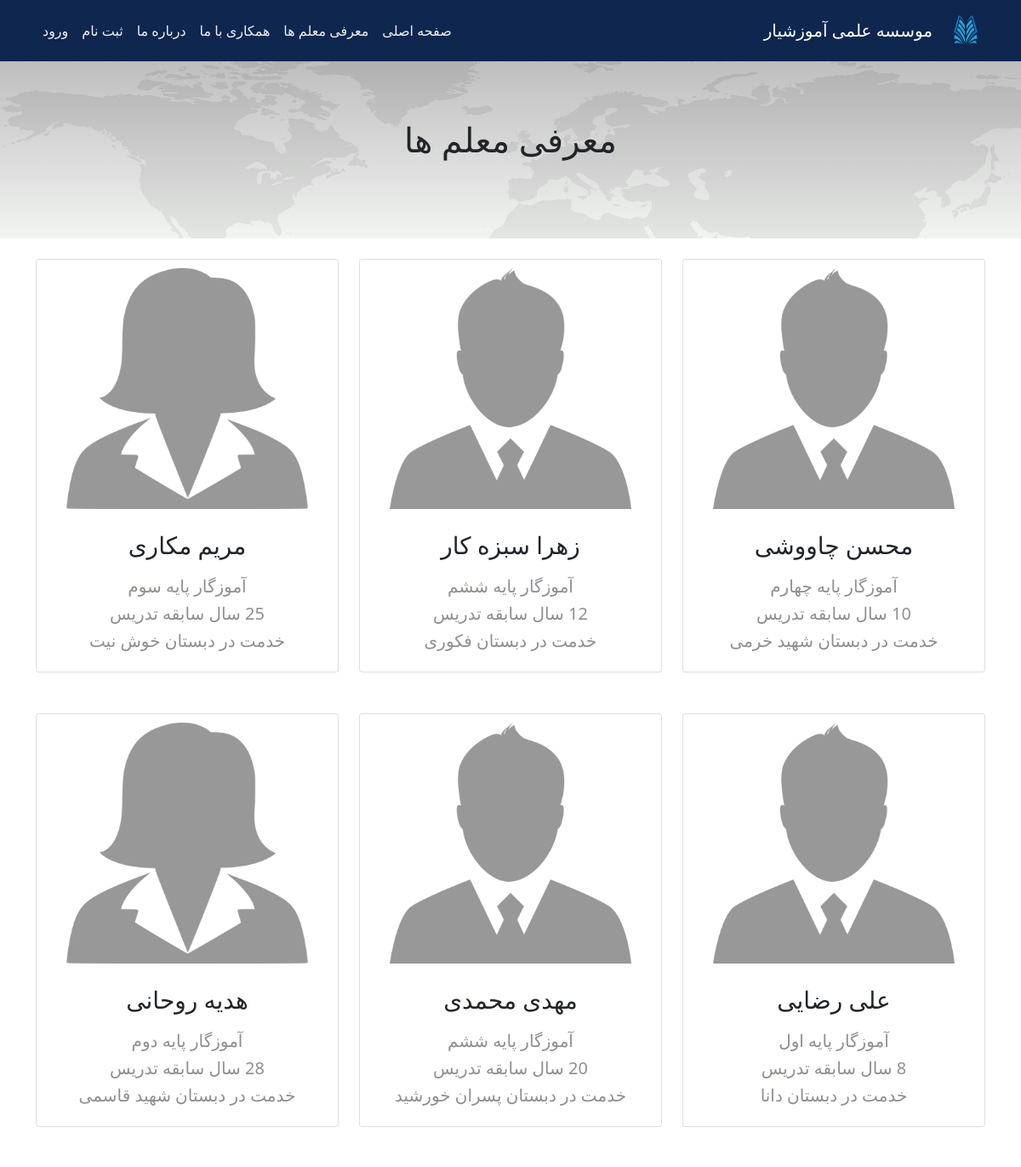
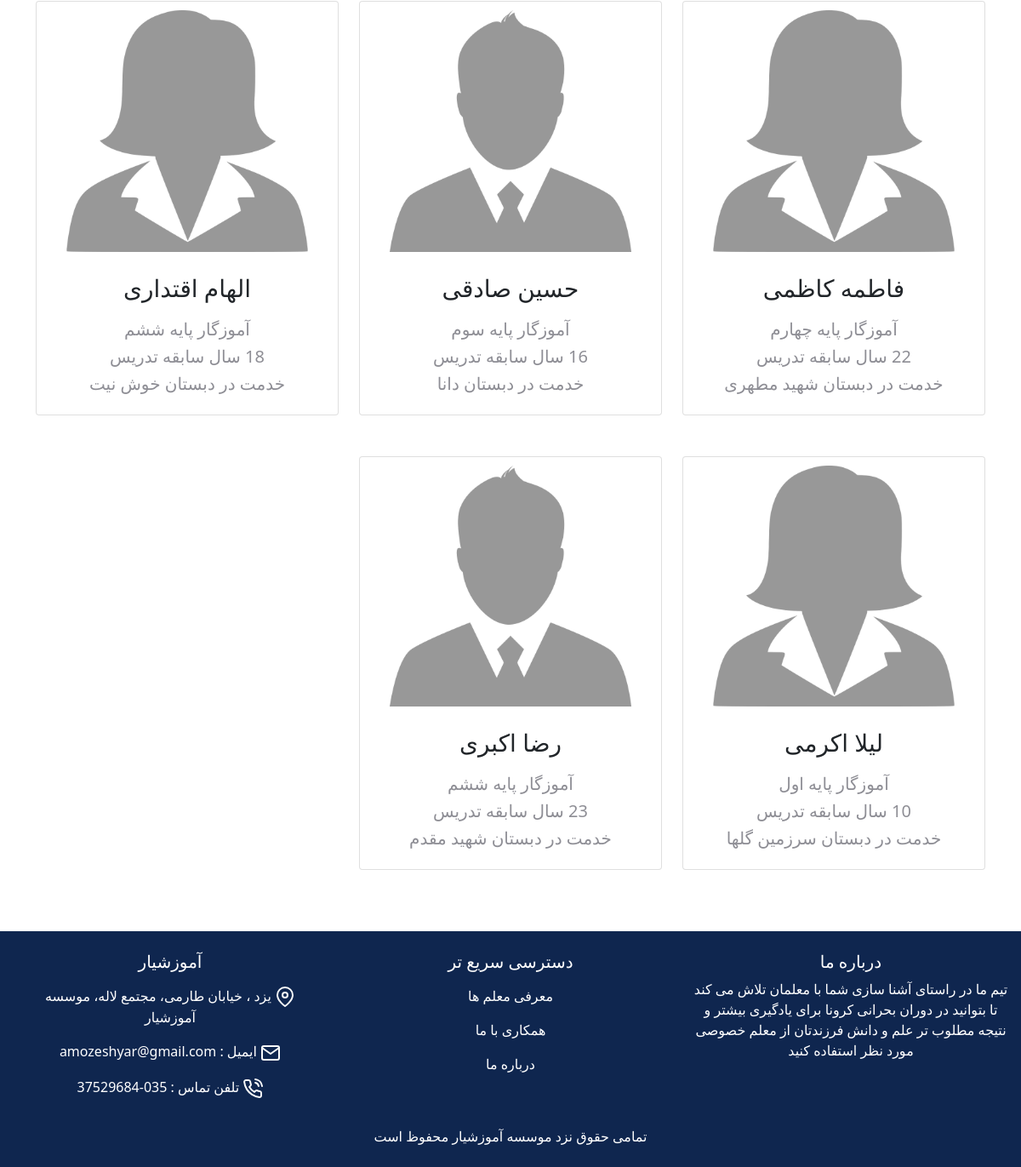
The page /php/teachers.php on the database its author committed (2 pictures, top to bottom).
### tables this page shows
CREATE TABLE `teacher` (
  `id` int(11) NOT NULL,
  `name` varchar(100) NOT NULL,
  `level` varchar(20) NOT NULL,
  `history` int(11) NOT NULL,
  `school` varchar(50) NOT NULL,
  `gender` int(1) NOT NULL
);

### php/teachers.php (the view, shortened to what this page needs)
<!DOCTYPE html>
<html lang="fa-IR" dir="rtl">
<head>
    <link rel="stylesheet" href="../css/bootstrap.css">
    <link rel="stylesheet" href="../css/bootstrap-rtl.min.css">
    <link rel="stylesheet" href="../css/style.css">
    <link rel="stylesheet" href="../css/teacher-style.css">
</head>
<body>
<nav class="navbar navbar-expand-md navbar-dark fixed-top">
    <div class="container py-2">
        <form class="d-flex">
            <img src="../images/logo.png" alt="logo" width="30px" class="mx-2 d-none d-md-block">
            <a class="navbar-brand" href="../index.html">موسسه علمی آموزشیار</a>
        </form>
        <div class="collapse navbar-collapse" id="navbarSupportedContent">
            <ul class="navbar-nav mt-0">
                <li class="nav-item">
                    <a class="nav-link" aria-current="page" href="../index.html">صفحه اصلی</a>
                </li>
                <li class="nav-item">
                    <a class="nav-link" href="#">معرفی معلم ها</a>
                </li>
                <li class="nav-item">
                    <a class="nav-link" href="../html/contactUs.html">همکاری با ما</a>
                </li>
                <li class="nav-item">
                    <a class="nav-link" href="../html/aboutUs.html">درباره ما</a>
                </li>
                <li class="nav-item">
                    <a class="nav-link" href="register.php">ثبت نام</a>
                </li>
                <li class="nav-item">
                    <a class="nav-link" href="login.php">ورود</a>
                </li>
            </ul>
        </div>
    </div>
</nav>
<div class="page-header-section">
    <div class="text-center">
        <h1>معرفی معلم ها</h1>
    </div>
</div>
<div class="container my-4">
    <div class="row text-center">
<?php
    $conn = mysqli_connect("localhost","root", "", "amozeshyar");
        $result = mysqli_query($conn,"SELECT * FROM teacher");
    ?>
    <?php
    if (mysqli_num_rows($result) > 0) {
    ?>
    <?php
    while($row = mysqli_fetch_array($result)) {
    ?>
        <div class="col-xs-12 col-md-4 mb-5">
                <div class="card">
                    <?php
                        if($row["gender"]=="0")
                            echo '<img src="../images/wuser.png" class="img-fluid card-img-top teacher-img">';
                        else if($row["gender"]=="1")
                            echo '<img src="../images/muser.png" class="img-fluid card-img-top teacher-img">';
                    ?>
                    <div class="card-body">
                        <h2 class="card-title h3"><?php echo $row["name"]; ?></h2>
                    <div class="post_details my-1">
                        <h5 class="card-title">آموزگار پایه <?php echo $row["level"]; ?></h5>
                        <h5 class="card-title"><?php echo $row["history"]; ?> سال سابقه تدریس</h5>
                        <h5 class="card-title">خدمت در دبستان <?php echo $row["school"]; ?></h5>
                    </div>
                </div>
            </div>
        </div>
    <?php
    }
    ?>
    <?php
    }
    else{
    echo "No result found";
    }
    ?>
    </div>
</div>
<section class="pt-4 pb-4 text-center text-white" id="footer-section">
    <div class="container-fluid">
        <div class="row">
            <div class="col-xs-12 col-md-4">
                <h5>درباره ما</h5>
                <P>تیم ما در راستای آشنا سازی شما با معلمان تلاش می کند تا بتوانید در دوران بحرانی کرونا برای یادگیری بیشتر و نتیجه مطلوب تر علم و دانش فرزندتان از معلم خصوصی مورد نظر استفاده کنید</P>
            </div>
            <div class="col-xs-12 col-md-4">
                <h5>دسترسی سریع تر</h5>
                <ul class="nav flex-column">
                    <li class="nav-link">
                        <a href="#">معرفی معلم ها</a>
                    </li>
                    <li class="nav-link">
                        <a href="../html/contactUs.html">همکاری با ما</a>
                    </li>
                    <li class="nav-link">
                        <a href="../html/aboutUs.html">درباره ما</a>
                    </li>
                </ul>
            </div>
            <div class="col-xs-12 col-md-4">
                <h5>آموزشیار</h5>
                <ul class="nav flex-column">
                    <li class="nav-link">
                        <a href=""> یزد ، خیابان طارمی، مجتمع لاله، موسسه آموزشیار</a>
                    </li>
                    <li class="nav-link">
                        <a href="">ایمیل : amozeshyar@gmail.com</a>
                    </li>
                    <li class="nav-link">
                        <a href="">تلفن تماس : 035-37529684</a>
                    </li>
                </ul>
            </div>
        </div>
        <div class="row">
            <div class="col-md-12 text-center">
                <div class="mt-4 font-size-15">
                     تمامی حقوق نزد موسسه آموزشیار محفوظ است
                </div>
            </div>
        </div>
    </div>
</section>
</body>
</html>

### css/style.css (style rules this page uses)
* { margin: 0; padding: 0; box-sizing: border-box; }
body { overflow-x: hidden; margin: 0; font-size: 1rem; font-weight: 400; line-height: 1.5; color: #212529; text-align: right; background-color: #fff; }
#main-header, #footer-section { margin-left: 0 !important; margin-right: 0 !important; padding-left: 0 !important; padding-right: 0 !important; }
nav { background: #0f264f;; }
.navbar-dark .navbar-nav .nav-link { color: rgb(240, 240, 240) !important; }
a { text-decoration: none; }
#footer-section { background: #0f264f; }
#footer-section li.nav-link > a { color:#fff; }
#navbarSupportedContent { justify-content: end; }
.teacher-img { opacity: 0.4; width: 80%; margin: 10px auto; }
.card { cursor: pointer; }

### css/teacher-style.css (style rules this page uses)
.page-header-section { min-height: 220px; margin-top: 60px; padding-bottom: 10px; background: linear-gradient(rgba(28,30,28,.3),rgba(213,219,213,.3)),url(../images/background_pages.png); }
.page-header-section h1 { padding-top: 80px; text-align: center; }
.post_details { color: #8e8e95; font-weight: 400; font-size: 12px; }
.card .card-body h2 { height: 45px; }
#navbarSupportedContent { justify-content: end; }

### rows shown on the page
teacher: gender 1 (drawn), name "محسن چاووشی", level "چهارم", school "شهید خرمی"
teacher: gender 1 (drawn), name "زهرا سبزه کار", level "ششم", school "فکوری"
teacher: gender 0 (drawn), name "مریم مکاری", level "سوم", school "خوش نیت"
teacher: gender 1 (drawn), name "علی رضایی", level "اول", school "دانا"
teacher: gender 1 (drawn), name "مهدی محمدی", level "ششم", school "پسران خورشید"
teacher: gender 0 (drawn), name "هدیه روحانی", level "دوم", school "شهید قاسمی"
teacher: gender 0 (drawn), name "فاطمه کاظمی", level "چهارم", school "شهید مطهری"
teacher: gender 1 (drawn), name "حسین صادقی", level "سوم", school "دانا"
teacher: gender 0 (drawn), name "الهام اقتداری", level "ششم", school "خوش نیت"
teacher: gender 0 (drawn), name "لیلا اکرمی", level "اول", school "سرزمین گلها"
teacher: gender 1 (drawn), name "رضا اکبری", level "ششم", school "شهید مقدم"
